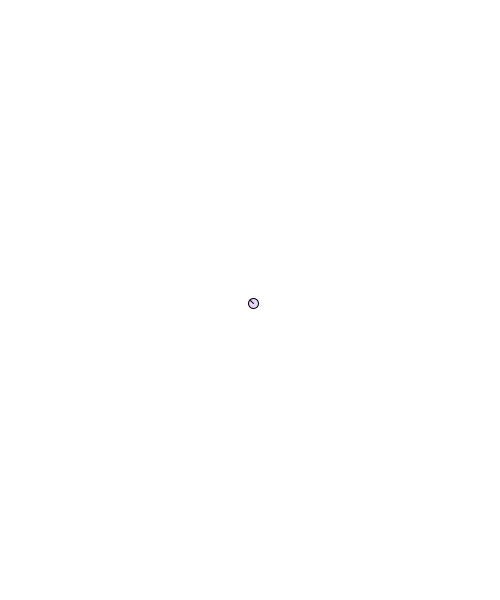
Frame 1 (no input)
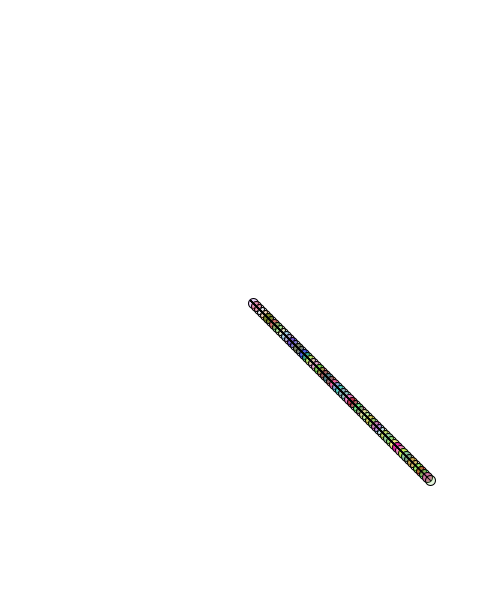
Frame 60 (the mouse pressed at the canvas centre just before this capture)
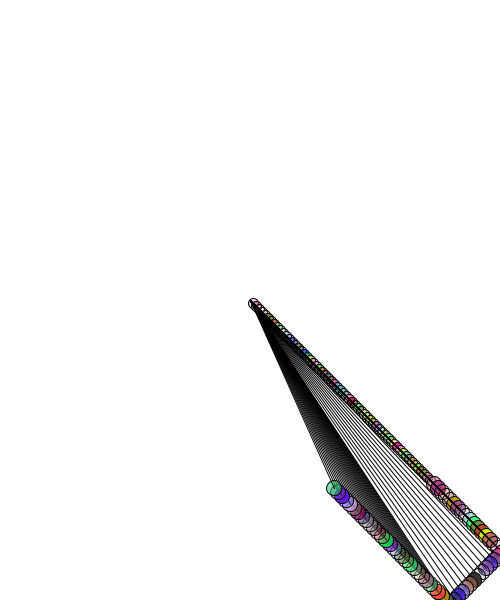
Frame 120 (the mouse held since frame 60 and released just before this capture)

The Processing sketch that drew these frames (run headless with seeded random() and noise(); from frame 60 on, the mouse is pressed at the canvas centre):

// Processing sketch: processing_170524
// ── processing_170524.pde

int x;//shape
int y;
int n=10;//size
int xMovement= 3;//moving
int yMovement=3;//moving
int xSpeed= 1;//left
int ySpeed= 1;//top


void setup() {
size(500, 600);
frameRate(60);
x=width/2;
y=height/2;
background(255);
}
void draw() {
 move();
 bounce();
  ball();
}

void mousePressed() { 
xMovement=xMovement+1;
yMovement=yMovement+1;
n=n+5;
if(n>=100){
n=5;
}
}

void keyPressed() {
while(mouseX<=width/2){
background (255);
 brightness(100);
 break;
  }
}

void ball() {
  ellipse(x, y, n, n);
  line(width/2, height/2, x, y);
}
void move() {
  x=x+(xMovement * xSpeed);
  y=y+(yMovement * ySpeed);
}
void bounce() { 
  if (x > width ) {
   xSpeed *= -1;
  }
  else if(x<n){
  xSpeed*=-1;
  }
  if (y > height || y < n) {
    ySpeed *= -1;
  }
else{
 fill(random(255), random(255), random(255), random(255));

}
}
